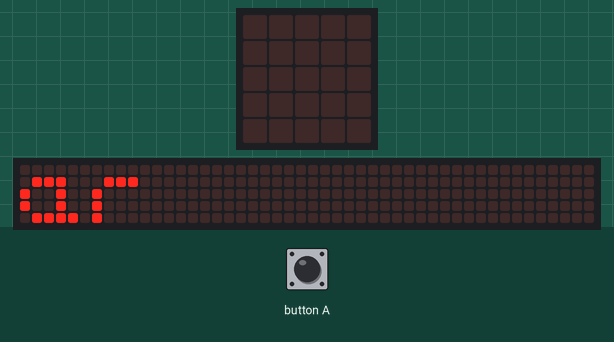
Recording of a program running on a simulated BBC micro:bit (MakeCode). Parts: the board's 5×5 LED display, a strip that is not on the board, showing the scrolling text unrolled. The inputs (shaded band) are chosen by the test bench. Random numbers come from a fixed seed; the 48×5 strip is a reading aid, not a part: it shows the text the display is scrolling, unrolled, one strip-width of it at a time.

Above: at 16.7 s.
18.4 s: button A pressed for 0.15 s
At 19.3 s:
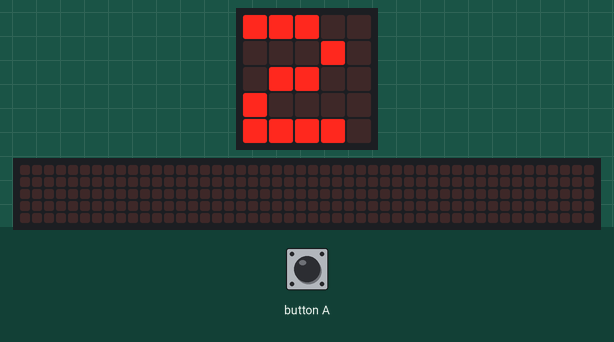
20.0 s: button A pressed for 0.15 s
At 20.5 s:
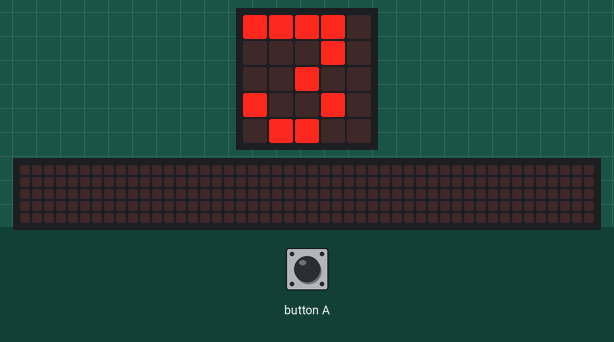
21.6 s: button A pressed for 0.15 s
At 22.9 s:
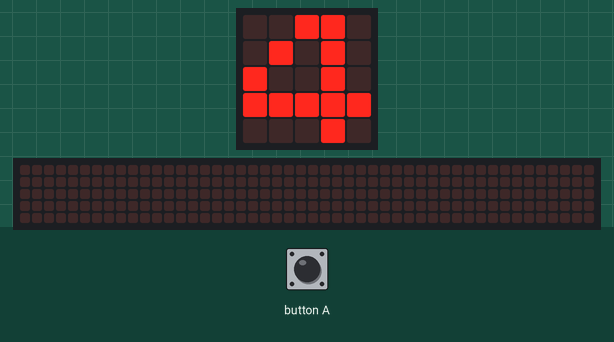
23.2 s: button A pressed for 0.15 s
At 23.42 s:
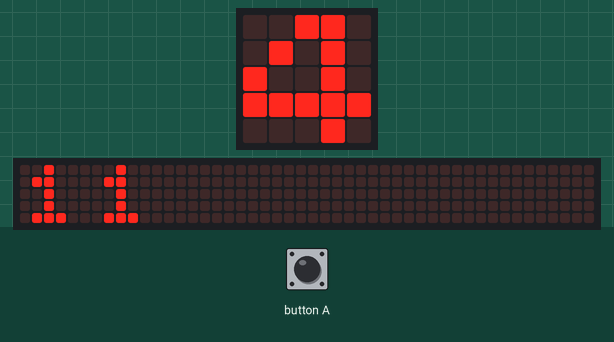

The program:

main.ts
```typescript
input.onButtonPressed(Button.A, function () {
    factor_1 += randint(0, 9)
    factor_2 += randint(0, 9)
    basic.showNumber(factor_1)
})
let factor_2 = 0
let factor_1 = 0
basic.showString("Tablas multiplicar")
basic.clearScreen()
basic.forever(function () {

})
```

test.ts
```typescript
// aquí va el archivo "tests"; esto no se compilará cuando este paquete se utilice como una extensión.
```

Measured:
- after the input at 18.4 s, the display: changes after 0.15 s (image 1)
- after the input at 20.0 s, the display: changes after 0.15 s (image 2)
- after the input at 21.6 s, the display: changes after 0.15 s (image 3)
- after the input at 23.2 s, the display: changes after 0.15 s (image 4)
- what the display in image 0 shows lasts 0.4 s, from 16.7 s to 17.1 s
